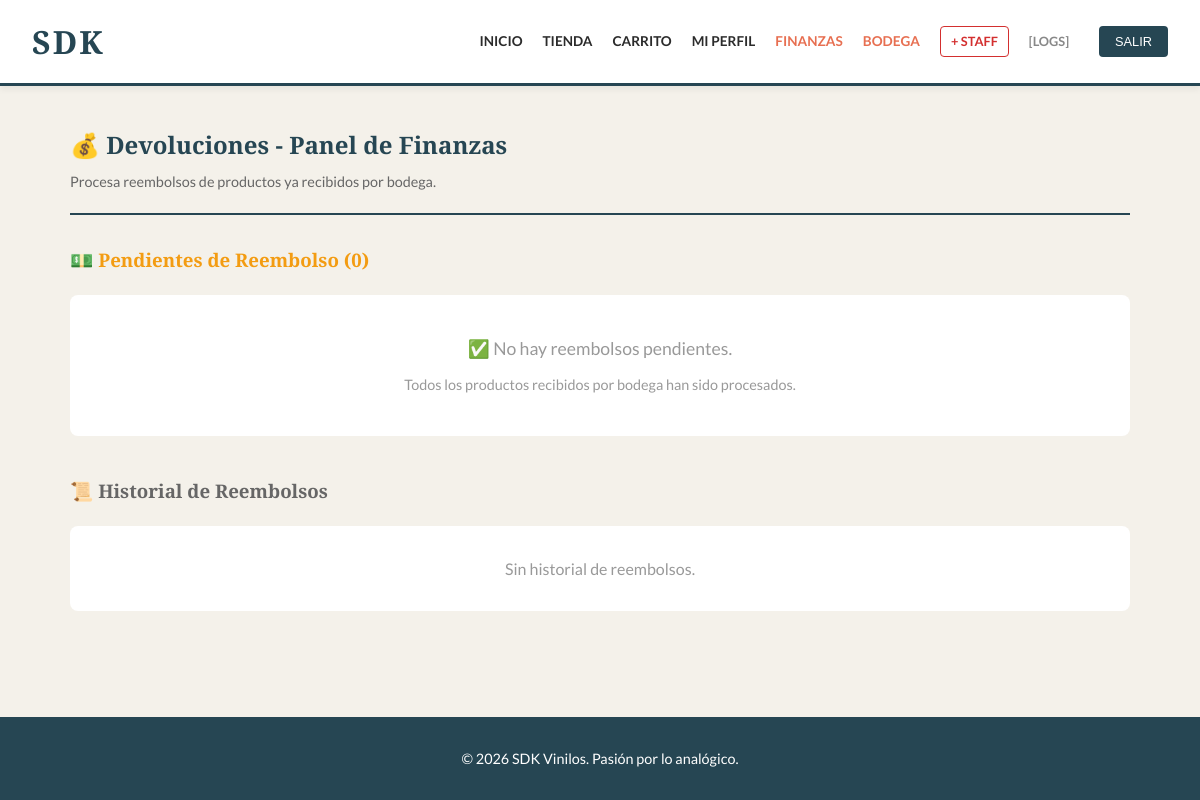
/finanzas/devoluciones/ (signed in), run on an earlier commit of the app's database.
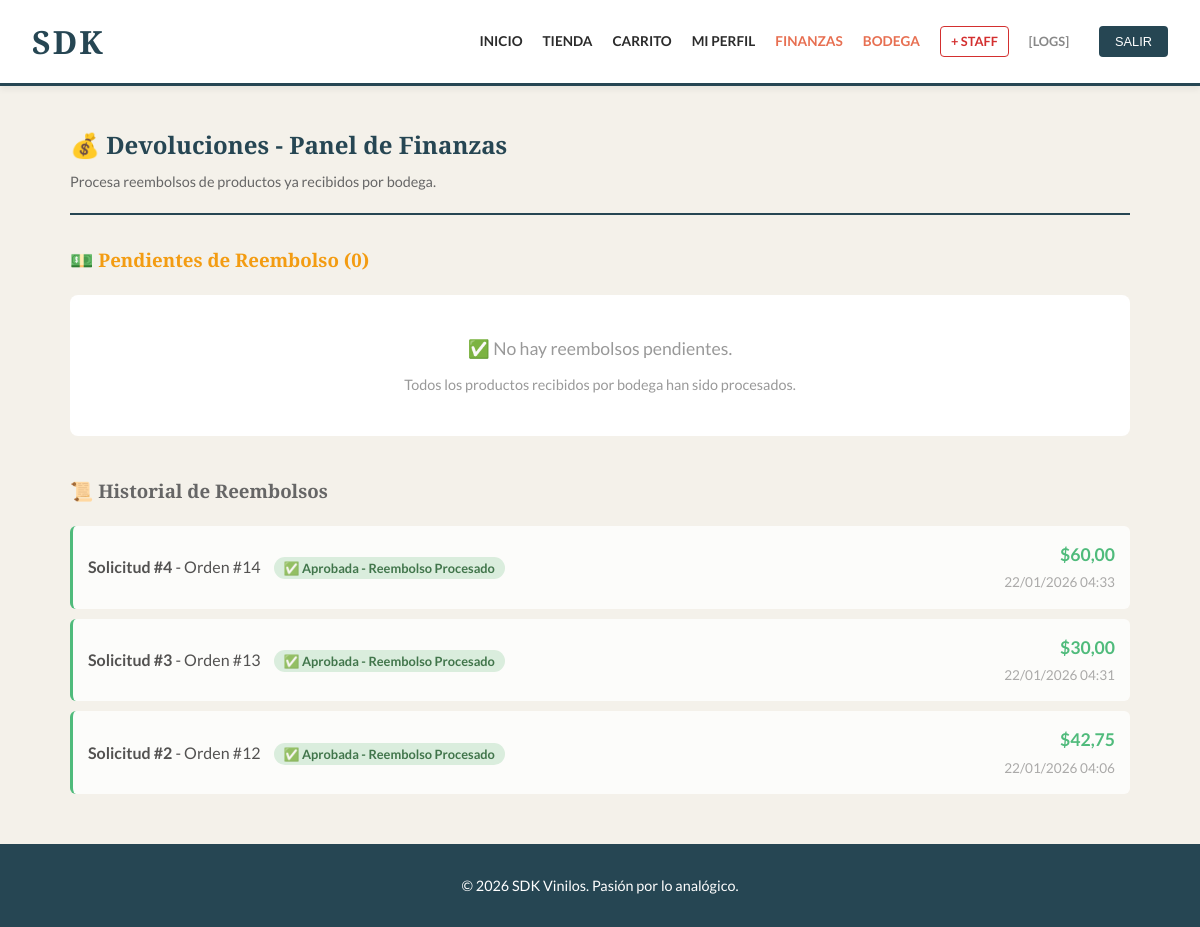
And on a later commit of the database.
### tienda/models.py (models this page shows, shortened)
class SolicitudDevolucion(models.Model):
    ESTADO_CHOICES = [
        ('PENDIENTE', '⏳ Pendiente de Revisión Bodega'),
        ('APROBADA_BODEGA', '📦 Aprobada por Bodega - Pendiente Finanzas'),
        ('RECHAZADA_BODEGA', '❌ Rechazada por Bodega'),
        ('APROBADA_FINANZAS', '✅ Aprobada - Reembolso Procesado'),
        ('RECHAZADA_FINANZAS', '❌ Rechazada por Finanzas'),
    ]
    orden = models.ForeignKey(OrdenVenta, on_delete=models.CASCADE, related_name='solicitudes_devolucion')
    cliente = models.ForeignKey(User, on_delete=models.CASCADE, related_name='mis_solicitudes')
    motivoCliente = models.TextField(verbose_name="Motivo del Cliente")
    fechaSolicitud = models.DateTimeField(auto_now_add=True)
    estadoSolicitud = models.CharField(max_length=30, choices=ESTADO_CHOICES, default='PENDIENTE')
    revisadoPorBodega = models.ForeignKey(User, null=True, blank=True, on_delete=models.SET_NULL, related_name='devoluciones_bodega')
    fechaRevisionBodega = models.DateTimeField(null=True, blank=True)
    observacionesBodega = models.TextField(blank=True, verbose_name="Observaciones Bodega")
    estadoFisico = models.CharField(max_length=100, blank=True, verbose_name="Estado Físico del Producto")
    revisadoPorFinanzas = models.ForeignKey(User, null=True, blank=True, on_delete=models.SET_NULL, related_name='devoluciones_finanzas')
    fechaRevisionFinanzas = models.DateTimeField(null=True, blank=True)
    observacionesFinanzas = models.TextField(blank=True, verbose_name="Observaciones Finanzas")
    montoReembolsado = models.DecimalField(max_digits=10, decimal_places=2, default=0)
    class Meta:
        ordering = ['-fechaSolicitud']
        verbose_name = "Solicitud de Devolución"
        verbose_name_plural = "Solicitudes de Devolución"

class OrdenVenta(models.Model):
    TIPO_ENTREGA_CHOICES = [
        ('DOMICILIO', 'Entrega a Domicilio'),
        ('RETIRO', 'Retiro en Tienda'),
    ]
    ESTADOS = [('PENDIENTE', 'Pendiente'), ('PAGADO', 'Pagado'), ('DEVUELTO', 'Devuelto')]
    ESTADOS_ENVIO = [
        ('REVISION', '⏳ En Revisión'),
        ('PREPARANDO', '📦 Preparando Paquete'),
        ('EN_CAMINO', '🚚 En Camino'),
        ('ENTREGADO', '✅ Entregado'),
    ]
    cliente = models.ForeignKey(User, on_delete=models.CASCADE)
    fechaCompra = models.DateTimeField(auto_now_add=True)
    estadoOrden = models.CharField(max_length=20, choices=ESTADOS, default='PENDIENTE')
    subtotalSinImpuestos = models.DecimalField(max_digits=10, decimal_places=2, default=0)
    valorImpuestos = models.DecimalField(max_digits=10, decimal_places=2, default=0)
    valorDescuento = models.DecimalField(max_digits=10, decimal_places=2, default=0)
    totalFinal = models.DecimalField(max_digits=10, decimal_places=2, default=0)
    estadoEntrega = models.CharField(max_length=20, choices=ESTADOS_ENVIO, default='REVISION')
    metodoPago = models.CharField(max_length=50, default='Tarjeta Crédito')
    infoPago = models.CharField(max_length=20, default='**** 0000', verbose_name="Terminación Tarjeta")
    motivoDevolucion = models.TextField(blank=True, null=True)
    montoReembolsado = models.DecimalField(max_digits=10, decimal_places=2, default=0)
    cuponAplicado = models.ForeignKey(CuponDescuento, on_delete=models.SET_NULL, null=True, blank=True)
    tipoEntrega = models.CharField(max_length=20,choices=TIPO_ENTREGA_CHOICES,default='RETIRO')
    direccionEntrega = models.TextField( null=True,blank=True,help_text="Dirección de entrega a domicilio")
    montoDescuento = models.DecimalField(max_digits=10, decimal_places=2, default=0)
    class Meta:
        ordering = ['-fechaCompra']

### tienda/views.py (the view)
# urls.py: path('finanzas/devoluciones/', views.gestionDevolucionesFinanzas, name='devoluciones_finanzas'),
@user_passes_test(esFinanzas)
def gestionDevolucionesFinanzas(request):
    from .models import SolicitudDevolucion
    solicitudes_finanzas = SolicitudDevolucion.objects.filter(estadoSolicitud='APROBADA_BODEGA')
    historial_finanzas = SolicitudDevolucion.objects.filter(
        estadoSolicitud__in=['APROBADA_FINANZAS', 'RECHAZADA_FINANZAS']
    )[:20]
    return render(request, 'tienda/admin_devoluciones_finanzas.html', {
        'solicitudes': solicitudes_finanzas,
        'historial': historial_finanzas
    })

### tienda/templatetags/roles.py (called while the page is built)
@register.filter(name='tiene_rol')
def tiene_rol(user, nombre_grupo):
    if user.is_superuser:
        return True
    return user.groups.filter(name=nombre_grupo).exists()

### tienda/views.py (called while the page is built)
def esFinanzas(user): return user.is_superuser or user.groups.filter(name='Finanzas').exists()

### tienda/templates/tienda/admin_devoluciones_finanzas.html (shortened to what the changed rows need)
{% extends 'tienda/base.html' %}
{% block content %}
<div style="display: flex; justify-content: space-between; align-items: center; margin-bottom: 30px; border-bottom: 2px solid var(--secundario); padding-bottom: 20px;">
    <div>
        <h2 style="margin: 0; color: var(--secundario);">💰 Devoluciones - Panel de Finanzas</h2>
    </div>
</div>
<div>
    {% for solicitud in historial %}
    <div style="background: #fff; padding: 15px; border-radius: 6px; margin-bottom: 10px; border-left: 3px solid
        {% if solicitud.estadoSolicitud == 'APROBADA_FINANZAS' %}#27ae60{% else %}#e74c3c{% endif %}; opacity: 0.8;">
        <div style="display: flex; justify-content: space-between; align-items: center;">
            <div>
                <strong>Solicitud #{{ solicitud.id }}</strong> - Orden #{{ solicitud.orden.id }}
                <span style="margin-left: 10px; padding: 3px 10px; border-radius: 12px; font-size: 0.8rem; font-weight: bold;
                    {% if solicitud.estadoSolicitud == 'APROBADA_FINANZAS' %}background: #d4edda; color: #155724;
                    {% else %}background: #f8d7da; color: #721c24;{% endif %}">
                    {{ solicitud.get_estadoSolicitud_display }}
                </span>
            </div>
            <div style="text-align: right;">
                {% if solicitud.estadoSolicitud == 'APROBADA_FINANZAS' %}
                <p style="margin: 0; font-weight: bold; color: #27ae60; font-size: 1.1rem;">
                    ${{ solicitud.montoReembolsado }}
                </p>
                {% endif %}
                <p style="margin: 3px 0 0 0; font-size: 0.85rem; color: #999;">
                    {{ solicitud.fechaRevisionFinanzas|date:'d/m/Y H:i' }}
                </p>
            </div>
        </div>
    </div>
    {% empty %}
    <div style="text-align: center; padding: 30px; background: #fff; border-radius: 8px; color: #999;">
        <p style="margin: 0;">Sin historial de reembolsos.</p>
    </div>
    {% endfor %}
</div>
{% endblock %}

What changed in the data, as far as the page shows it:
added SolicitudDevolucion: id "4", orden.id "14", estadoSolicitud "✅ Aprobada - Reembolso Procesado", montoReembolsado "60,00", fechaRevisionFinanzas "22/01/2026 04:33"
added SolicitudDevolucion: id "3", orden.id "13", estadoSolicitud "✅ Aprobada - Reembolso Procesado", montoReembolsado "30,00", fechaRevisionFinanzas "22/01/2026 04:31"
added SolicitudDevolucion: id "2", orden.id "12", estadoSolicitud "✅ Aprobada - Reembolso Procesado", montoReembolsado "42,75", fechaRevisionFinanzas "22/01/2026 04:06"
Also different on the page:
text no longer shown: "Sin historial de reembolsos."
